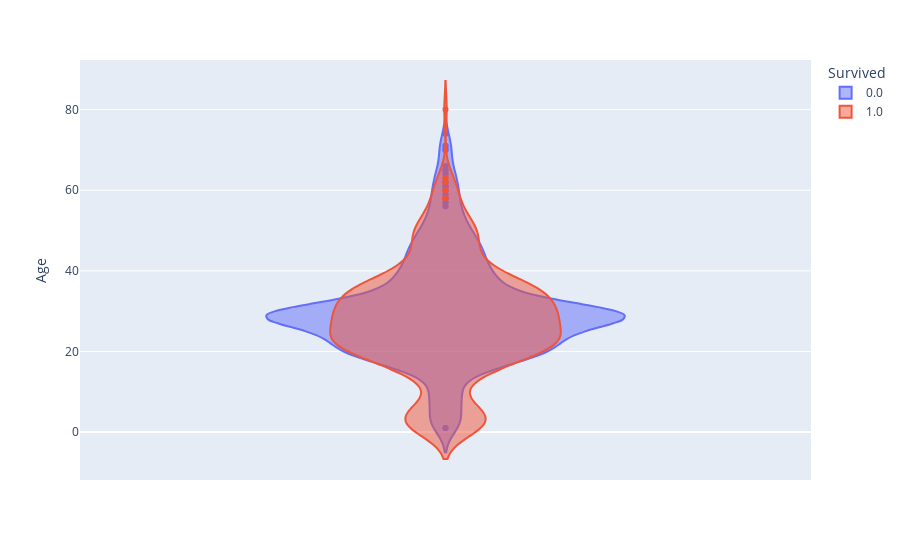

Source (notebook cell):
### Code cell
import plotly.express as px
fig = px.violin(train, y='Age', color='Survived', violinmode='overlay') #범주 비교를 위한 것

fig.show()

### Figure 1 — Plotly figure (JSON) as saved in the notebook; plotly's stock layout.template omitted (floating-point values rounded to 4 significant figures; data arrays with more than 128 entries replaced by an {"elided": "..."} marker saying what was removed)
{"data": [{"alignmentgroup": "True", "box": {"visible": false}, "hovertemplate": "Survived=0.0<br>Age=%{y}<extra></extra>", "legendgroup": "0.0", "marker": {"color": "#636efa"}, "name": "0.0", "offsetgroup": "0.0", "orientation": "v", "scalegroup": "True", "showlegend": true, "type": "violin", "x0": " ", "xaxis": "x", "y": {"elided": "549 float values"}, "y0": " ", "yaxis": "y"}, {"alignmentgroup": "True", "box": {"visible": false}, "hovertemplate": "Survived=1.0<br>Age=%{y}<extra></extra>", "legendgroup": "1.0", "marker": {"color": "#EF553B"}, "name": "1.0", "offsetgroup": "1.0", "orientation": "v", "scalegroup": "True", "showlegend": true, "type": "violin", "x0": " ", "xaxis": "x", "y": {"elided": "342 float values"}, "y0": " ", "yaxis": "y"}], "layout": {"legend": {"title": {"text": "Survived"}, "tracegroupgap": 0}, "margin": {"t": 60}, "violinmode": "overlay", "xaxis": {"anchor": "y", "domain": [0, 1]}, "yaxis": {"anchor": "x", "domain": [0, 1], "title": {"text": "Age"}}}}
